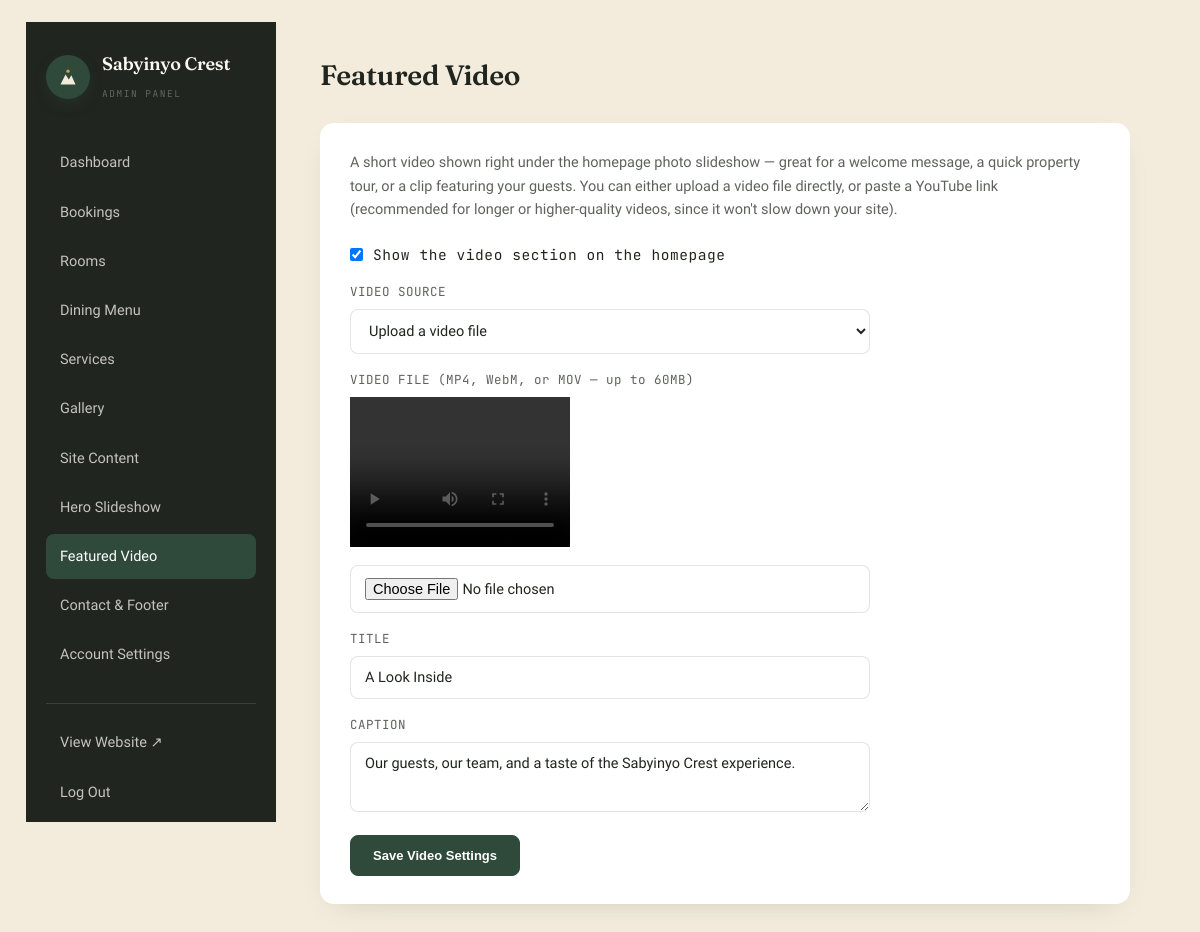
The app's page /admin/video.php (signed in) with its own data.
### tables this page shows
CREATE TABLE `settings` (
  `id` int(11) NOT NULL DEFAULT 1,
  `brand_name` varchar(120) NOT NULL DEFAULT 'Sabyinyo Crest',
  `tagline` varchar(160) NOT NULL DEFAULT 'Cyuve, Musanze · Rwanda',
  `hero_title` varchar(255) NOT NULL DEFAULT 'Adventure begins just <em>outside your room</em>',
  `hero_subtitle` text DEFAULT NULL,
  `hero_image` varchar(255) DEFAULT 'assets/img/exterior_balcony_day.jpg',
  `welcome_body1` text DEFAULT NULL,
  `welcome_body2` text DEFAULT NULL,
  `testimonial_quote` varchar(500) DEFAULT NULL,
  `testimonial_image` varchar(255) DEFAULT 'assets/img/lounge_brickwall_tv.jpg',
  `footer_blurb` varchar(400) DEFAULT NULL,
  `reception_phone` varchar(40) DEFAULT '+250 791 330 698',
  `manager_phone` varchar(40) DEFAULT '+250 795 360 707',
  `whatsapp` varchar(20) DEFAULT '250791330698',
  `email` varchar(150) DEFAULT 'comforthotel10@gmail.com',
  `address` varchar(200) DEFAULT 'Cyuve, Musanze, Rwanda',
  `map_query` varchar(200) DEFAULT 'Sabyinyo Crest, Cyuve, Musanze, Rwanda',
  `facebook` varchar(255) DEFAULT '#',
  `twitter` varchar(255) DEFAULT '#',
  `instagram` varchar(255) DEFAULT '#',
  `reviews_count` int(11) DEFAULT 0,
  `reviews_url` varchar(255) DEFAULT '#',
  `video_enabled` tinyint(1) DEFAULT 0,
  `video_source` enum('upload','youtube') DEFAULT 'upload',
  `video_file` varchar(255) DEFAULT NULL,
  `video_youtube_id` varchar(50) DEFAULT NULL,
  `video_title` varchar(150) DEFAULT 'A Look Inside',
  `video_caption` varchar(300) DEFAULT 'Our guests, our team, and a taste of the Sabyinyo Crest experience.',
  `updated_at` datetime DEFAULT current_timestamp() ON UPDATE current_timestamp(),
  `dining_hero_image` varchar(255) DEFAULT 'assets/img/dining_formal_set.jpg'
);

### includes/db.php (called while the page is built, shortened)
<?php
function db(): PDO {
    static $pdo = null;
    if ($pdo === null) {
        $dsn = 'mysql:host=' . DB_HOST . ';dbname=' . DB_NAME . ';charset=' . DB_CHARSET;
        try {
            $pdo = new PDO($dsn, DB_USER, DB_PASS, [
                PDO::ATTR_ERRMODE            => PDO::ERRMODE_EXCEPTION,
                PDO::ATTR_DEFAULT_FETCH_MODE => PDO::FETCH_ASSOC,
                PDO::ATTR_EMULATE_PREPARES   => false,
            ]);
        } catch (PDOException $e) {
            http_response_code(500);
            die('Database connection failed. Please check config.php and make sure the database has been imported (see db.sql). Details: ' . htmlspecialchars($e->getMessage()));
        }
    }
    return $pdo;
}

### includes/functions.php (called while the page is built, shortened)
<?php
function e(?string $str): string {
    return htmlspecialchars($str ?? '', ENT_QUOTES, 'UTF-8');
}
function get_settings(): array {
    static $settings = null;
    if ($settings === null) {
        $stmt = db()->query('SELECT * FROM settings WHERE id = 1 LIMIT 1');
        $settings = $stmt->fetch() ?: [];
    }
    return $settings;
}

### admin/video.php (the view, shortened to what this page needs)
<?php
$settings = get_settings();
$maxVideoMb = round(VIDEO_MAX_UPLOAD_BYTES / 1024 / 1024);
$activeTab = 'video';
require __DIR__ . '/includes/header.php';
?>
<div class="admin-topbar"><h1>Featured Video</h1></div>
<div class="admin-card">
  <p style="color:var(--ink-soft); font-size:14.5px; margin-bottom:22px;">
    A short video shown right under the homepage photo slideshow — great for a welcome message,
    a quick property tour, or a clip featuring your guests. You can either upload a video file
    directly, or paste a YouTube link (recommended for longer or higher-quality videos, since it
    won't slow down your site).
  </p>
  <form method="post" enctype="multipart/form-data" class="admin-form" id="videoForm">
    <div class="field" style="display:flex; align-items:center; gap:10px; max-width:none;">
      <input type="checkbox" id="video_enabled" name="video_enabled" value="1" style="width:auto;" <?= $settings['video_enabled']?'checked':'' ?>>
      <label for="video_enabled" style="margin:0; text-transform:none; font-size:14.5px; color:var(--ink);">Show the video section on the homepage</label>
    </div>
    <div class="field">
      <label>Video Source</label>
      <select name="video_source" id="video_source">
        <option value="upload" <?= $settings['video_source']==='upload'?'selected':'' ?>>Upload a video file</option>
      </select>
    </div>
    <div id="uploadFields" style="display:<?= $settings['video_source']==='upload'?'block':'none' ?>;">
      <div class="field">
        <label>Video File <span style="text-transform:none; font-weight:400;">(MP4, WebM, or MOV — up to <?= $maxVideoMb ?>MB)</span></label>
        <?php if ($settings['video_file']): ?>
          <video class="preview" controls style="width:220px; height:150px; margin-bottom:10px;">
            <source src="../<?= e($settings['video_file']) ?>" type="video/mp4">
          </video><br>
        <?php endif; ?>
        <input type="file" name="video_file" accept="video/mp4,video/webm,video/quicktime,video/ogg">
      </div>
    </div>
    <div class="field">
      <label>Title</label>
      <input type="text" name="video_title" value="<?= e($settings['video_title']) ?>">
    </div>
    <div class="field">
      <label>Caption</label>
      <textarea name="video_caption" rows="2"><?= e($settings['video_caption']) ?></textarea>
    </div>
    <button type="submit" class="abtn primary" style="padding:12px 22px;">Save Video Settings</button>
  </form>
</div>
<?php require __DIR__ . '/includes/footer.php'; ?>

### admin/includes/header.php (shortened to what this page needs)
<?php
$settings = get_settings();
?>
<!DOCTYPE html>
<html lang="en">
<head>
<link rel="stylesheet" href="../assets/css/style.css">
</head>
<body class="admin-body">
<div class="admin-shell">
  <aside class="admin-sidebar">
    <div class="footer-brand" style="margin-bottom:2px;">
      <span class="brand-mark"><svg width="20" height="20" viewBox="0 0 24 24" fill="none"><path d="M3 21L9 9L13 15L16 10L21 21H3Z" fill="#F3ECDC"/><circle cx="12" cy="5" r="2" fill="#D6A13C"/></svg></span>
      <span>
        <span class="brand-name" style="display:block;"><?= e($settings['brand_name'] ?? '') ?></span>
        <span class="brand-sub">Admin Panel</span>
      </span>
    </div>
    <ul class="admin-nav">
      <li><a href="dashboard.php" class="<?= $activeTab==='dashboard'?'active':'' ?>">Dashboard</a></li>
      <li><a href="bookings.php" class="<?= $activeTab==='bookings'?'active':'' ?>">Bookings</a></li>
      <li><a href="rooms.php" class="<?= $activeTab==='rooms'?'active':'' ?>">Rooms</a></li>
      <li><a href="menu.php" class="<?= $activeTab==='menu'?'active':'' ?>">Dining Menu</a></li>
      <li><a href="services.php" class="<?= $activeTab==='services'?'active':'' ?>">Services</a></li>
      <li><a href="gallery.php" class="<?= $activeTab==='gallery'?'active':'' ?>">Gallery</a></li>
      <li><a href="content.php" class="<?= $activeTab==='content'?'active':'' ?>">Site Content</a></li>
      <li><a href="hero_slides.php" class="<?= $activeTab==='hero'?'active':'' ?>">Hero Slideshow</a></li>
      <li><a href="video.php" class="<?= $activeTab==='video'?'active':'' ?>">Featured Video</a></li>
      <li><a href="contact.php" class="<?= $activeTab==='contact'?'active':'' ?>">Contact & Footer</a></li>
      <li><a href="settings.php" class="<?= $activeTab==='settings'?'active':'' ?>">Account Settings</a></li>
    </ul>
    <ul class="admin-nav" style="margin-top:26px; border-top:1px solid rgba(251,248,241,0.12); padding-top:16px;">
      <li><a href="../index.php" target="_blank">View Website ↗</a></li>
      <li><a href="logout.php">Log Out</a></li>
    </ul>
  </aside>
  <main class="admin-main">

### assets/css/style.css (style rules this page uses)
:root { --ink:#20261F; --canopy:#2F4A3A; --canopy-light:#3E6350; --clay:#B75432; --clay-dark:#9A4327; --sand:#F3ECDC; --sand-deep:#E8DCC6; --marigold:#D6A13C; --mist:#8FA298; --paper:#FBF8F1; --ink-soft:rgba(32,38,31,0.72); --line:rgba(32,38,31,0.12); --shadow:0 20px 50px -20px rgba(32,38,31,0.35); --radius:14px; }
* { box-sizing:border-box; margin:0; padding:0; }
html { scroll-behavior:smooth; }
body { font-family:'Work Sans', sans-serif; background:var(--paper); color:var(--ink); line-height:1.6; -webkit-font-smoothing:antialiased; overflow-x:hidden; }
h1,h2,h3,h4 { font-family:'Fraunces', serif; font-weight:600; line-height:1.12; letter-spacing:-0.01em; color:var(--ink); }
.brand-mark { width:44px; height:44px; border-radius:50%; background:var(--canopy); display:flex; align-items:center; justify-content:center; flex-shrink:0; box-shadow:0 6px 16px -6px rgba(47,74,58,0.6); }
.brand-name { font-family:'Fraunces', serif; font-weight:600; font-size:19px; letter-spacing:-0.01em; }
.brand-sub { font-family:'JetBrains Mono', monospace; font-size:9.5px; letter-spacing:0.16em; text-transform:uppercase; opacity:0.6; }
.footer-brand { display:flex; align-items:center; gap:12px; margin-bottom:18px; }
.footer-brand .brand-name { color:var(--paper); }
.field { margin-bottom:16px; }
.field label { display:block; font-size:12.5px; font-family:'JetBrains Mono',monospace; letter-spacing:.04em; text-transform:uppercase; color:var(--ink-soft); margin-bottom:7px; }
.field input, .field textarea, .field select { width:100%; padding:12px 14px; border-radius:8px; border:1.5px solid var(--line); font-family:'Work Sans',sans-serif; font-size:14.5px; background:#fff; color:var(--ink); }
.field textarea { resize:vertical; min-height:70px; }
.admin-body { padding:22px 26px; overflow-y:auto; flex:1; }
.admin-body { background:var(--sand); min-height:100vh; font-family:'Work Sans',sans-serif; }
.admin-shell { display:flex; min-height:100vh; }
.admin-sidebar { width:250px; background:var(--ink); color:rgba(251,248,241,0.82); flex-shrink:0; padding:28px 20px; position:sticky; top:0; height:100vh; overflow-y:auto; }
.admin-sidebar .brand-name { color:var(--paper); font-size:18px; }
.admin-sidebar .brand-sub { color:rgba(251,248,241,0.5); }
.admin-nav { list-style:none; margin-top:36px; }
.admin-nav li { margin-bottom:4px; }
.admin-nav a { display:flex; align-items:center; gap:10px; padding:11px 14px; border-radius:8px; color:rgba(251,248,241,0.75); text-decoration:none; font-size:14.5px; font-weight:500; transition:.2s; }
.admin-nav a.active { background:var(--canopy); color:#fff; }
.admin-main { flex:1; padding:38px 44px; max-width:1100px; }
.admin-topbar { display:flex; justify-content:space-between; align-items:center; margin-bottom:32px; flex-wrap:wrap; gap:14px; }
.admin-topbar h1 { font-family:'Fraunces',serif; font-size:28px; }
.admin-card { background:#fff; border-radius:14px; padding:28px 30px; box-shadow:0 10px 30px -18px rgba(32,38,31,0.25); margin-bottom:24px; }
.abtn { display:inline-flex; align-items:center; gap:6px; padding:8px 14px; border-radius:8px; font-size:13px; font-weight:600; text-decoration:none; border:1.5px solid var(--line); color:var(--ink); background:#fff; cursor:pointer; }
.abtn.primary { background:var(--canopy); color:#fff; border-color:var(--canopy); }
.admin-form .field { max-width:520px; }

### records on screen
settings: brand_name "Sabyinyo Crest", video_enabled "☑", video_source "Upload a video file", video_title "A Look Inside", video_caption "Our guests, our team, and a taste of the Sabyinyo Crest experience."

### other values on screen
$maxVideoMb "60"
